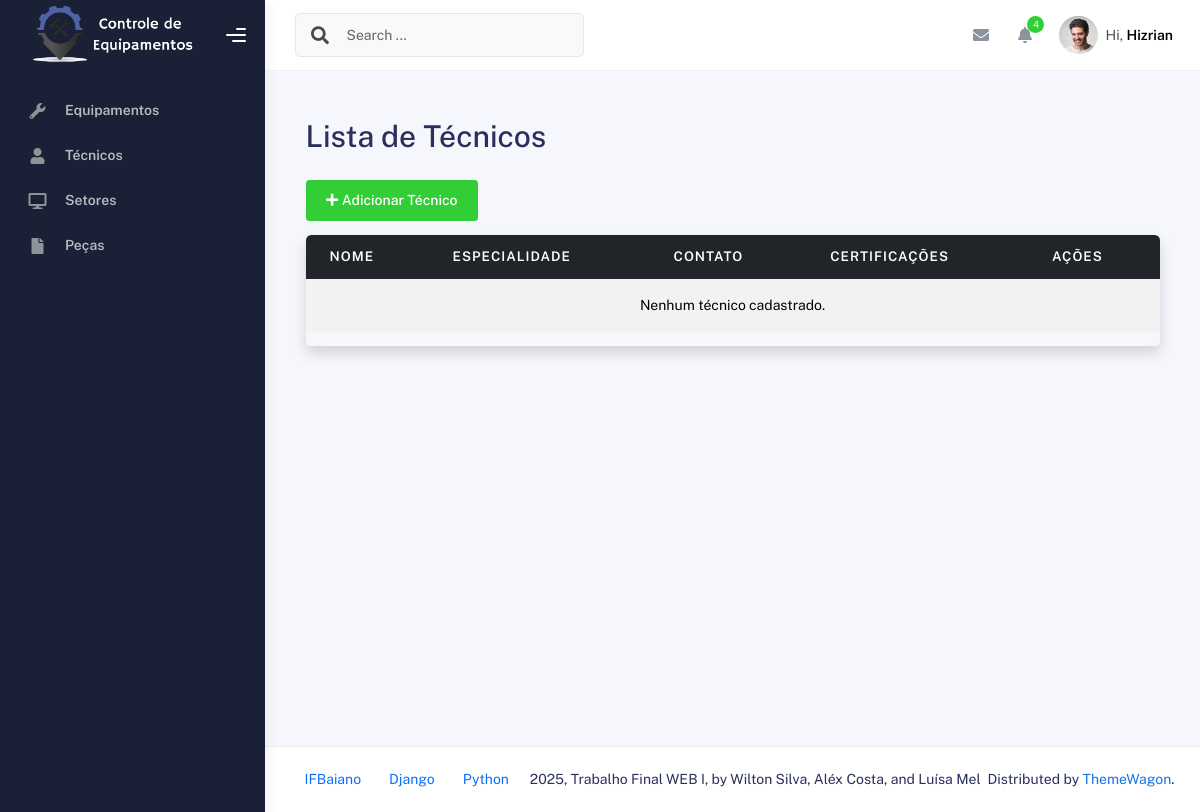
Before: /tecnicos/ with the older database file.
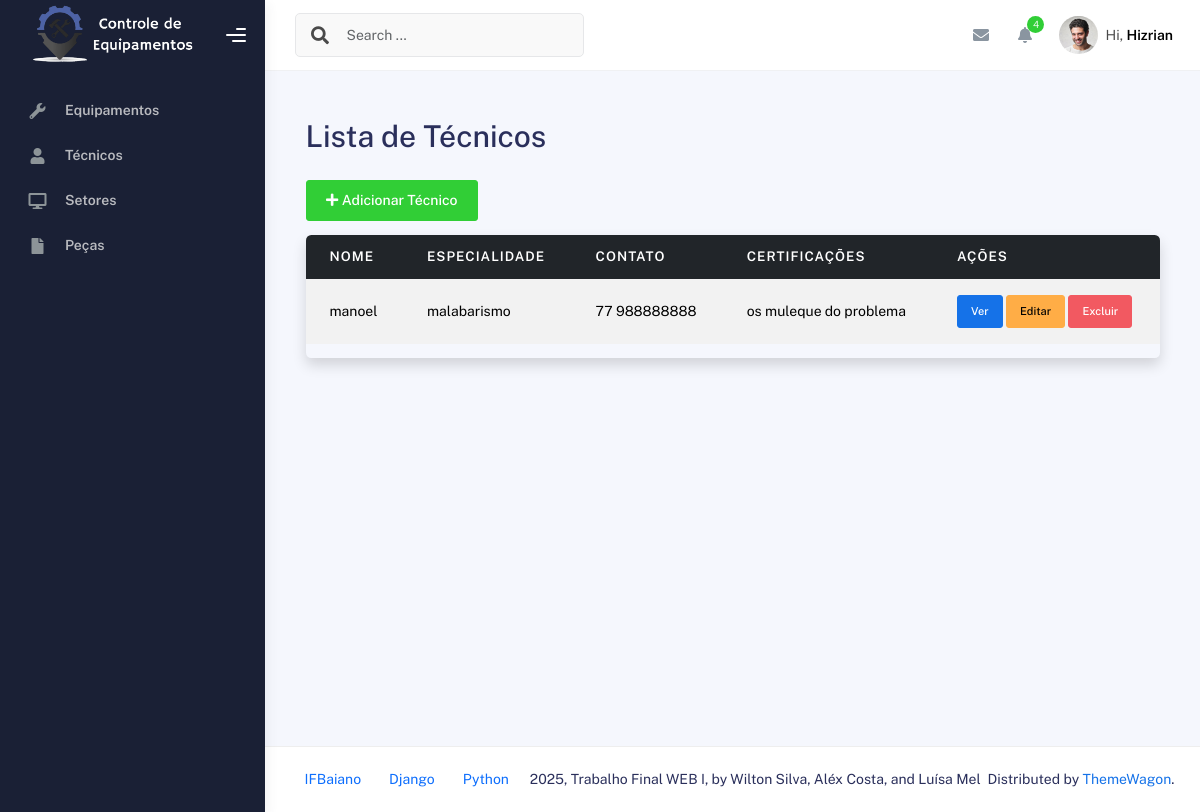
After: the same page with the newer database file.
### Tecnicos/models.py (models this page shows, shortened)
class Tecnico(models.Model):
    nome = models.CharField(max_length=100)
    especialidade = models.CharField(max_length=100)
    contato = models.CharField(max_length=100)
    certificacoes = models.CharField(max_length=100)

### Tecnicos/views.py (the view)
# urls.py: path('tecnicos/', tecnico_views.listar_tecnicos, name='listar_tecnicos'),
def listar_tecnicos(request):
    tecnicos = Tecnico.objects.all()
    return render(request, 'tecnicos/listar_tecnicos.html', {'tecnicos': tecnicos} )

### templates/tecnicos/listar_tecnicos.html
{% extends "_base.html" %}
{% block content %}
<div class="container mt-4">
    <h1 class="mb-4">Lista de Técnicos</h1>
    <div class="mb-3">
        <a href="/criartecnico/" class="btn btn-success"> <i class="fas fa-plus"></i> Adicionar Técnico </a>
    </div>
    <div class="table-responsive shadow rounded">
        <table class="table table-striped table-hover align-middle">
            <thead class="table-dark">
                <tr>
                    <th>Nome</th>
                    <th>Especialidade</th>
                    <th>Contato</th>
                    <th>Certificações</th>
                    <th>Ações</th>
                </tr>
            </thead>
            <tbody>
                {% for tecnico in tecnicos %}
                <tr>
                    <td>{{ tecnico.nome }}</td>
                    <td>{{ tecnico.especialidade }}</td>
                    <td>{{ tecnico.contato }}</td>
                    <td>{{ tecnico.certificacoes }}</td>
                    <td>
                        <a href="/tecnicos/{{ tecnico.id }}/" class="btn btn-sm btn-primary">Ver</a>
                        <a href="/edittecnico/{{ tecnico.id }}/" class="btn btn-sm btn-warning">Editar</a>
                        <a href="/deletetecnico/{{ tecnico.id }}/" class="btn btn-sm btn-danger">Excluir</a>
                    </td>
                </tr>
                {% empty %}
                <tr>
                    <td colspan="7" class="text-center">Nenhum técnico cadastrado.</td>
                </tr>
                {% endfor %}
            </tbody>
        </table>
    </div>
</div>
{% endblock %}

Changed rows visible on the page:
added Tecnico: nome "manoel", especialidade "malabarismo", contato "77 988888888", certificacoes "os muleque do problema"
Other visible differences:
text no longer shown: "Nenhum técnico cadastrado."
